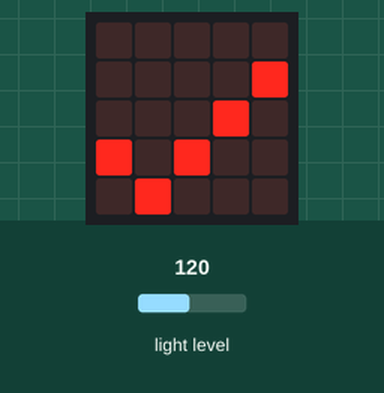
A program run on a simulated BBC micro:bit running MicroPython. Parts: the board's 5×5 LED display. The test bench sets the inputs (shaded band); at power-on: light level 120.

Above: at 1.2 s.
1.3 s: light level set to 11
2.8 s: light level set to 8
At 4.0 s:
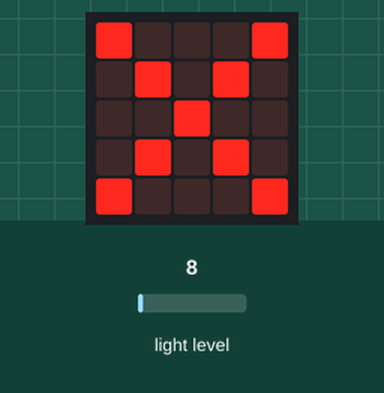
4.3 s: light level set to 64
At 5.3 s:
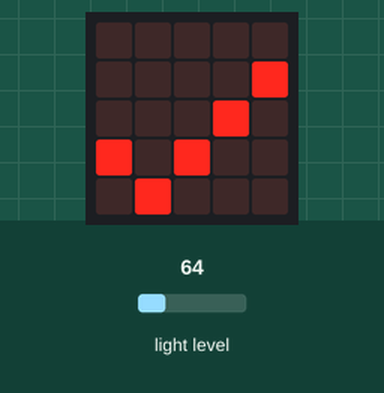
5.8 s: light level set to 5
At 6.4 s:
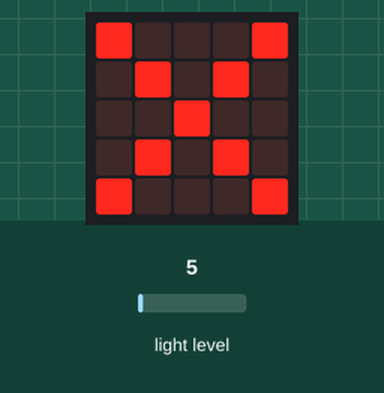
Timing chart, 0 to 8.3 s (numbered marks = the images above; inputs shaded):
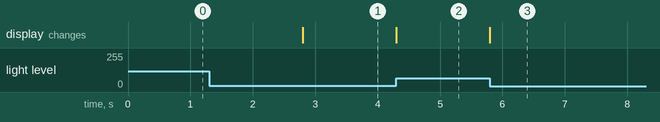

The program:

get_light_amount.py
```python
from microbit import *

# sc = lambda s: display.scroll(str(s), wait=False, loop=True, delay=50)
get_light = display.read_light_level
while True:
    if get_light() > 9:
        display.show(Image.YES)
    else:
        display.show(Image.NO)
```

Measured:
- the behaviour switches between 10 and 9 on light level (found by bisection; images 0 and 1)
- after the input at 1.3 s, every drawn part: stays the same
- after the input at 2.8 s, the display: changes at once (image 1)
- after the input at 4.3 s, the display: changes at once (image 2)
- after the input at 5.8 s, the display: changes at once (image 3)
